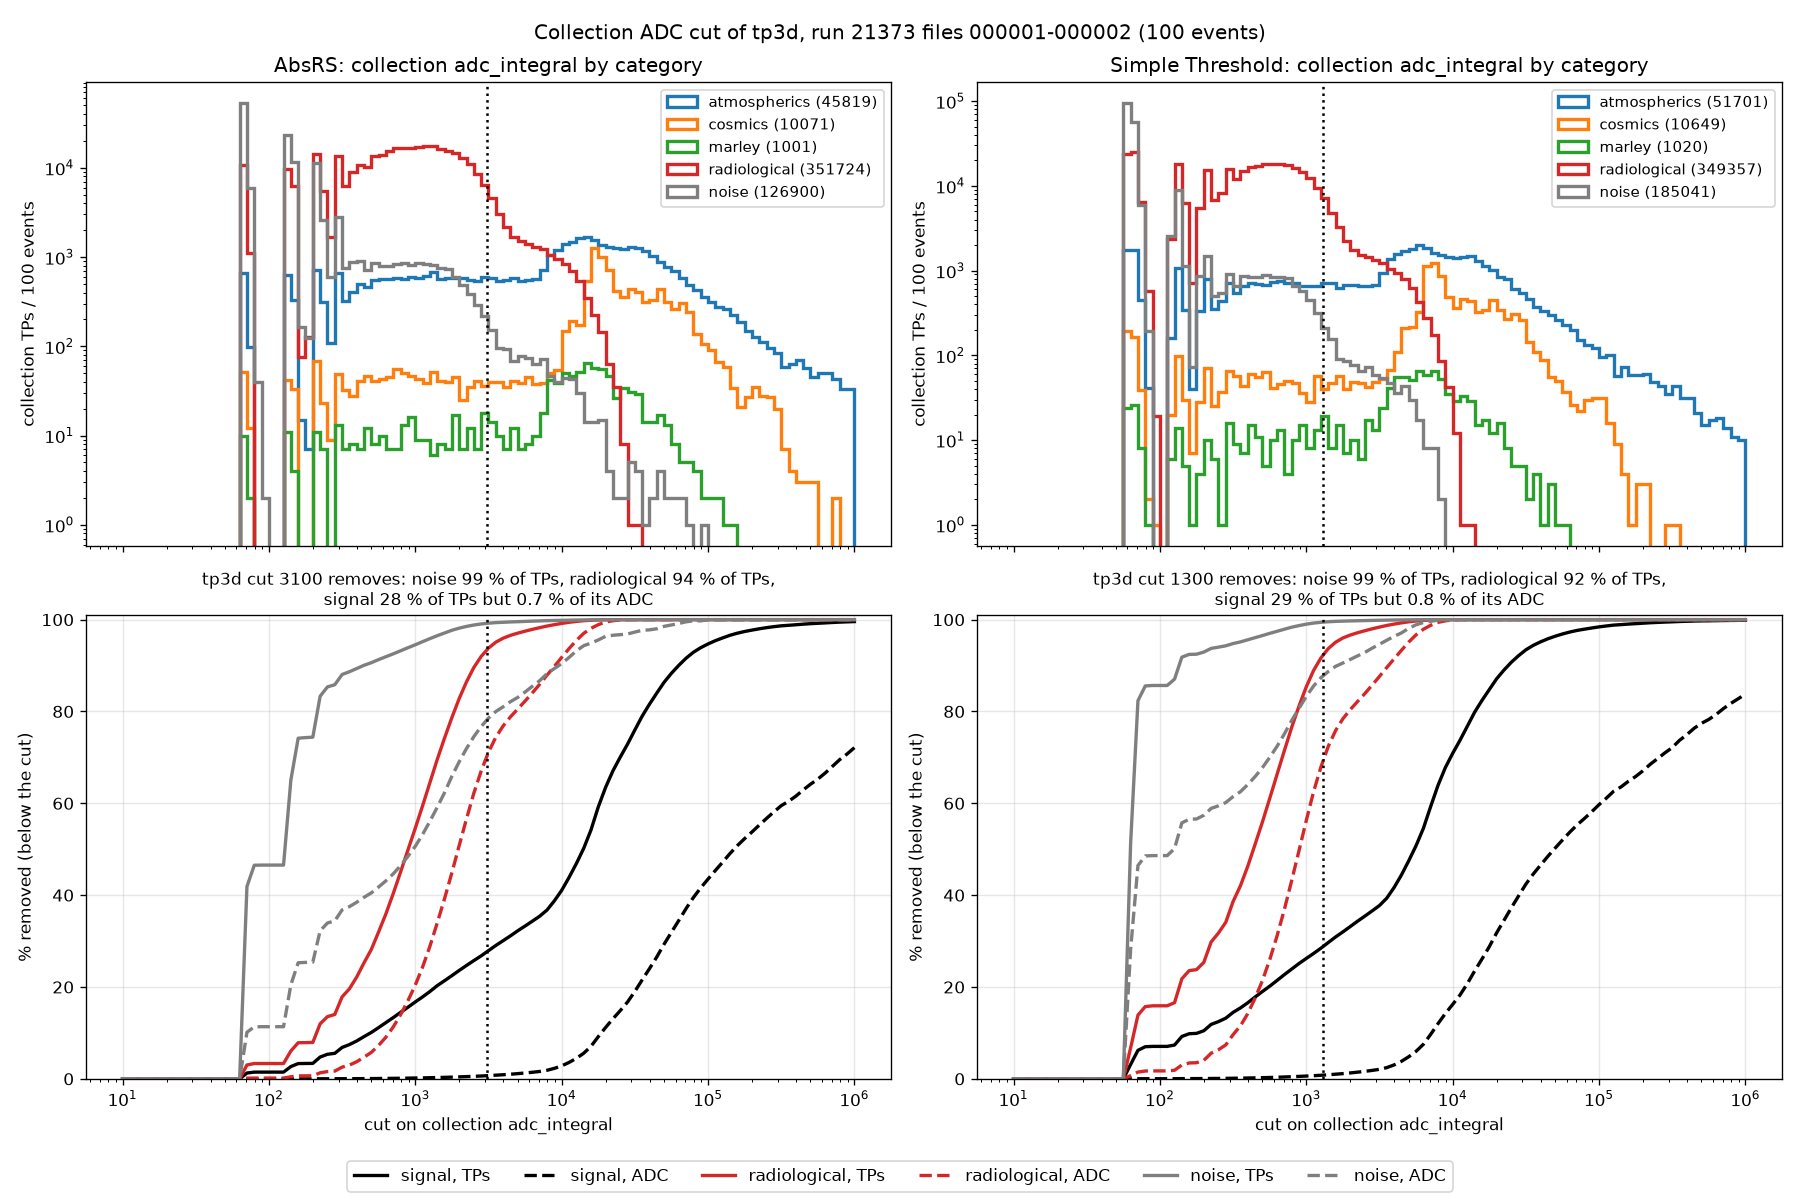

Python code for this plot:
# %% [markdown]
# # Why the collection ADC cut is 3100 (AbsRS) and 1300 (Simple Threshold)
#
# tp3d gives no 3D point to collection TPs with `adc_integral` below `ADC_CUT_X` (v5 keeps them
# only inside 3D clusters of at least 10 supported points). The cut is there to remove noise and
# radiological TPs. This check uses MC truth to label the collection TPs and shows, for every
# possible cut, which fraction of each category it removes, by number of TPs and by ADC.
#
# Each TP gets the category that deposited most of its energy (`<dataset>_TrackIDEs`):
# - **noise**: no TrackIDE at all;
# - **radiological**: its particle is not in `MCParticles` (the radiological generators are only
#   stored as counts);
# - otherwise the `GeneratorLabel` of the particle: atmospherics, cosmics or marley = **signal**.
#
# The cut values are the "knee" of these curves: almost all noise and most radiological TPs are
# below it, while the signal TPs below it carry less than 1 % of the signal ADC. Truth was used to
# choose them; tp3d itself never uses truth.
#
# Run from this folder (`python adc_cut.py` or cell by cell); it writes `adc_cut.png` and
# `adc_cut_scan.csv` here.

# %%
# Imports

import re
import sys
from pathlib import Path

import h5py
import matplotlib.pyplot as plt
import numpy as np
import pandas as pd

HERE = Path.cwd()
sys.path.insert(0, str(HERE.parent))
import tp3d  # noqa: E402

# %%
# Settings

DATA_DIR = HERE.parent.parent / "data" / "AtmCosRad" / "21373"
FIRST_FILE, LAST_FILE = 1, 2          # file numbers (the _000001.h5 suffix), inclusive: 100 events
DATASETS = ["tpmakerTPCabsRS", "tpmakerTPCsimpleThr"]
NAMES = {"tpmakerTPCabsRS": "AbsRS", "tpmakerTPCsimpleThr": "Simple Threshold"}
SIGNAL = ["atmospherics", "cosmics", "marley"]
CATEGORIES = SIGNAL + ["radiological", "noise"]
COLORS = {"atmospherics": "tab:blue", "cosmics": "tab:orange", "marley": "tab:green",
          "signal": "black", "radiological": "tab:red", "noise": "tab:gray"}
SCAN = [500, 1000, 1300, 1500, 2000, 2500, 3000, 3100, 3500, 4000, 5000, 6000]

# %%
# Load the collection TPs with their category


def files_in_range(data_dir, first, last):
    out = []
    for p in sorted(data_dir.glob("*.h5")):
        m = re.search(r"_(\d+)\.h5$", p.name)
        if m and first <= int(m.group(1)) <= last:
            out.append(p)
    return out


def load_event(event, dataset):
    """Collection TPs of one event: adc_integral and category."""
    mc = event["MCParticles"]
    generator = dict(zip(mc["trackID"][:].ravel(), (g.decode() for g in mc["GeneratorLabel"][:].ravel())))
    tp = pd.DataFrame({k: event[dataset][k][:].ravel() for k in ["ID", "channel", "adc_integral"]})
    tp = tp[tp.channel % tp3d.CH_PER_APA >= 1600]
    ide = pd.DataFrame({k: event[f"{dataset}_TrackIDEs"][k][:].ravel() for k in ["ID", "trackID", "energy"]})
    ide["category"] = ide.trackID.abs().map(generator).fillna("radiological")
    dominant = (ide.groupby(["ID", "category"]).energy.sum().reset_index()
                .sort_values("energy").drop_duplicates("ID", keep="last").set_index("ID").category)
    return pd.DataFrame({"adc": tp.adc_integral.astype(float).values,
                         "category": tp.ID.map(dominant).fillna("noise").values})


files = files_in_range(DATA_DIR, FIRST_FILE, LAST_FILE)
tps, n_events = {}, 0
for ds in DATASETS:
    rows = []
    for path in files:
        with h5py.File(path) as f:
            rows += [load_event(f["Events"][ev], ds) for ev in f["Events"]]
    n_events = len(rows)
    tps[ds] = pd.concat(rows, ignore_index=True)
print(f"{len(files)} files, {n_events} events")
for ds, t in tps.items():
    print(f"{NAMES[ds]}: {len(t)} collection TPs,", t.category.value_counts().to_dict())

# %%
# Scan table: % of each category below the cut (TPs and ADC), and the background left above it


def scan(t, cuts):
    sig = t.category.isin(SIGNAL)
    out = []
    for cut in cuts:
        below = t.adc < cut
        row = {"cut": cut}
        for name, m in [("noise", t.category == "noise"), ("radiological", t.category == "radiological"),
                        ("signal", sig)]:
            row[f"{name} TPs removed %"] = 100 * below[m].mean()
            row[f"{name} ADC removed %"] = 100 * t.adc[m & below].sum() / t.adc[m].sum()
        above = ~below
        row["background TPs left %"] = 100 * (above & ~sig).sum() / above.sum()
        out.append(row)
    return pd.DataFrame(out)


tables = []
for ds in DATASETS:
    s = scan(tps[ds], SCAN).assign(dataset=NAMES[ds])
    s["chosen"] = np.where(s.cut == tp3d.ADC_CUT_X[ds], "<--", "")
    tables.append(s)
    print(f"\n{NAMES[ds]} (tp3d cut: {tp3d.ADC_CUT_X[ds]})")
    print(s.drop(columns="dataset").round(1).to_string(index=False))
pd.concat(tables).round(2).to_csv(HERE / "adc_cut_scan.csv", index=False)

# %% [markdown]
# ## The plot
#
# Top: collection `adc_integral` per category (log-log). Bottom: fraction of each category below
# the cut, by number of TPs (solid) and by ADC (dashed). The vertical line is the tp3d cut.

# %%
bins = np.logspace(1, 6, 101)
fig, axes = plt.subplots(2, 2, figsize=(15, 10), sharex=True)
for col, ds in enumerate(DATASETS):
    t = tps[ds]
    cut = tp3d.ADC_CUT_X[ds]
    ax = axes[0, col]
    for cat in CATEGORIES:
        a = t.adc[t.category == cat]
        ax.hist(a, bins=bins, histtype="step", lw=2, color=COLORS[cat], label=f"{cat} ({len(a)})")
    ax.set_yscale("log")
    ax.set_ylabel(f"collection TPs / {n_events} events")
    ax.set_title(f"{NAMES[ds]}: collection adc_integral by category")
    ax.legend(fontsize=9)
    ax = axes[1, col]
    for cat, m in [("signal", t.category.isin(SIGNAL)), ("radiological", t.category == "radiological"),
                   ("noise", t.category == "noise")]:
        a = np.sort(t.adc[m].values)
        ax.plot(bins, 100 * np.searchsorted(a, bins) / len(a), lw=2, color=COLORS[cat], label=f"{cat}, TPs")
        cum = np.concatenate([[0], np.cumsum(a)]) / a.sum()
        ax.plot(bins, 100 * cum[np.searchsorted(a, bins)], lw=2, ls="--", color=COLORS[cat], label=f"{cat}, ADC")
    ax.set_xscale("log")
    ax.set_xlabel("cut on collection adc_integral")
    ax.set_ylabel("% removed (below the cut)")
    ax.set_ylim(0, 101)
    ax.grid(alpha=0.3)
    s = scan(t, [cut]).iloc[0]
    ax.set_title(f"tp3d cut {cut} removes: noise {s['noise TPs removed %']:.0f} % of TPs, radiological "
                 f"{s['radiological TPs removed %']:.0f} % of TPs,\nsignal {s['signal TPs removed %']:.0f} % "
                 f"of TPs but {s['signal ADC removed %']:.1f} % of its ADC", fontsize=10)
    for ax in axes[:, col]:
        ax.axvline(cut, color="k", lw=1.5, ls=":")
handles, labels = axes[1, 0].get_legend_handles_labels()
fig.legend(handles, labels, loc="lower center", ncol=6, fontsize=10)
fig.suptitle(f"Collection ADC cut of tp3d, run 21373 files {FIRST_FILE:06d}-{LAST_FILE:06d} ({n_events} events)")
plt.tight_layout(rect=(0, 0.04, 1, 1))
fig.savefig(HERE / "adc_cut.png", dpi=120)
plt.show()
